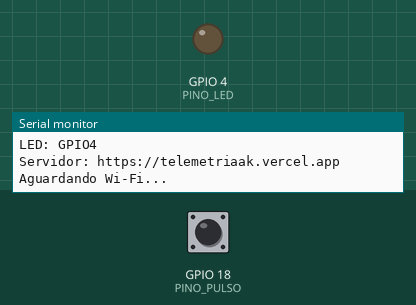
This sketch was run on a simulated ESP32-S3. Parts: output pins drawn as LEDs (lit = HIGH), the last lines printed to the serial monitor. The test bench sets the inputs (shaded band); at power-on: GPIO 18 (PINO_PULSO) HIGH. WiFi joins after 1.5 s; servers stay silent unless stated; uploads are accepted with an empty reply.

Above: at 1.2 s.
1.3 s: GPIO 18 (PINO_PULSO) pulled LOW for 0.15 s
At 1.47 s:
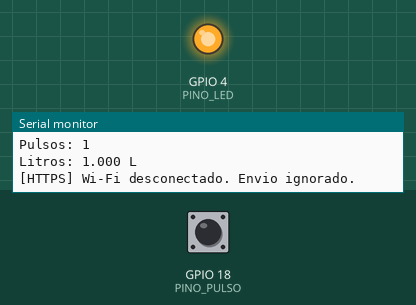
3.0 s: GPIO 18 (PINO_PULSO) pulled LOW for 1 s
At 4.7 s:
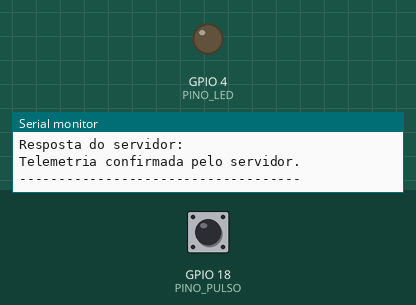
Timing chart, 0 to 6.2 s (numbered marks = the images above; inputs shaded):
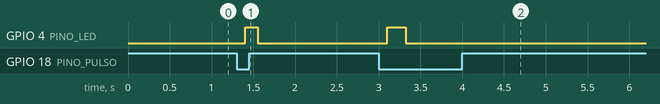

The sketch:

hidro_local.ino
```cpp
/*
 * TELEMETRIA HÍDRICA — PROTÓTIPO LOCAL (ETAPA 03)
 * Firmware de Teste para ESP32-S3 Uno / Dev Module
 *
 * Pinos de Hardware:
 * - GPIO18: Sensor Reed Switch (Borne PINO 1 -> GPIO18, PINO 2 -> GND)
 * - GPIO4:  LED Indicador (Sinalização visual de pulso)
 */

#include <HTTPClient.h>
#include <WiFi.h>
#include <WiFiClientSecure.h>

// ========================================
// CONFIGURACAO DO TESTE
// ========================================

const char *WIFI_SSID = "fsp";
const char *WIFI_PASSWORD = "fsp123456";

// Substitua pelo domínio do seu projeto na Vercel (ex: "telemetria-agua.vercel.app")
const char *SERVER_HOST = "telemetriaak.vercel.app";
const uint16_t SERVER_PORT = 443;

const char *DEVICE_ID = "HIDRO-001";

// ========================================
// CONFIGURAÇÃO DE PINOS E CONSTANTES
// ========================================

const int PINO_PULSO = 18;
const int PINO_LED = 4;

const unsigned long DEBOUNCE_MS = 100;
const unsigned long LED_DURATION_MS = 150;
const unsigned long HEARTBEAT_INTERVAL_MS = 10000;
const unsigned long WIFI_RECONNECT_INTERVAL_MS = 5000;
const uint16_t HTTP_TIMEOUT_MS = 1500;

// Fator temporário de simulação: 1 pulso = 1 litro.
// ATENÇÃO: Este valor é apenas para simulação nesta prova de conceito.
// Substituir futuramente pela constante de calibração real do hidrômetro
// Akvometer.
const float LITERS_PER_PULSE = 1.0f;

// ========================================
// VARIÁVEIS DE ESTADO DO SISTEMA
// ========================================

unsigned long pulseTotal = 0;
int lastPulseState = HIGH;
int consolidatedPulseState = HIGH;
unsigned long lastDebounceTime = 0;

// Controle do LED sem rotina bloqueante
bool ledActive = false;
unsigned long ledStartTime = 0;

// Controle de tempo para Heartbeat e Wi-Fi
unsigned long lastHeartbeatTime = 0;
unsigned long lastWifiAttemptTime = 0;
bool wifiConectadoNotificado = false;

// ========================================
// FUNÇÃO DE ENVIO HTTPS DE TELEMETRIA
// ========================================

bool enviarTelemetria(int pulseDelta) {
  if (WiFi.status() != WL_CONNECTED) {
    Serial.println("[HTTPS] Wi-Fi desconectado. Envio ignorado.");
    return false;
  }

  // 1. Cliente seguro TLS/SSL (Porta 443)
  WiFiClientSecure client;
  client.setInsecure(); // Ignora validação estrita de Root CA para evitar expiração de certificados

  HTTPClient http;
  String url = "https://" + String(SERVER_HOST) + "/api/telemetry";

  // 2. Inicialização segura com o cliente TLS
  http.begin(client, url);
  http.setTimeout(HTTP_TIMEOUT_MS);
  http.addHeader("Content-Type", "application/json");

  float litersTotal = pulseTotal * LITERS_PER_PULSE;
  int rssi = WiFi.RSSI();

  // Montagem do JSON no formato esperado pela API
  String payload = "{";
  payload += "\"device_id\":\"" + String(DEVICE_ID) + "\",";
  payload += "\"pulse_total\":" + String(pulseTotal) + ",";
  payload += "\"pulse_delta\":" + String(pulseDelta) + ",";
  payload += "\"liters_total\":" + String(litersTotal, 2) + ",";
  payload += "\"rssi\":" + String(rssi);
  payload += "}";

  Serial.println("\n------------------------------------");
  Serial.print("Enviando telemetria HTTPS para ");
  Serial.println(url);
  Serial.println("Payload: " + payload);

  int httpResponseCode = http.POST(payload);

  if (httpResponseCode > 0) {
    String response = http.getString();
    Serial.print("HTTP Code: ");
    Serial.println(httpResponseCode);
    Serial.println("Resposta do servidor: " + response);
    Serial.println("Telemetria confirmada pelo servidor.");
    Serial.println("------------------------------------\n");
    http.end();
    return true;
  } else {
    Serial.print("Erro no envio HTTPS: ");
    Serial.println(http.errorToString(httpResponseCode));
    Serial.println("HTTP ERROR - Contador preservado sem alterações.");
    Serial.println("------------------------------------\n");
    http.end();
    return false;
  }
}

// ========================================
// GERENCIAMENTO DA CONEXÃO WI-FI (NÃO BLOQUEANTE)
// ========================================

void verificarWifi() {
  if (WiFi.status() == WL_CONNECTED) {
    if (!wifiConectadoNotificado) {
      Serial.println("\nWIFI CONECTADO");
      Serial.print("SSID: ");
      Serial.println(WIFI_SSID);
      Serial.print("IP ESP32: ");
      Serial.println(WiFi.localIP());
      Serial.print("RSSI: ");
      Serial.print(WiFi.RSSI());
      Serial.println(" dBm");
      Serial.print("Servidor: https://");
      Serial.print(SERVER_HOST);
      Serial.println("/api/telemetry\n");
      wifiConectadoNotificado = true;
    }
    return;
  }

  wifiConectadoNotificado = false;
  unsigned long currentMillis = millis();

  if (currentMillis - lastWifiAttemptTime >= WIFI_RECONNECT_INTERVAL_MS) {
    lastWifiAttemptTime = currentMillis;
    Serial.println("[Wi-Fi] Tentando conectar ao hotspot...");
    WiFi.disconnect();
    WiFi.begin(WIFI_SSID, WIFI_PASSWORD);
  }
}

// ========================================
// INICIALIZAÇÃO
// ========================================

void setup() {
  Serial.begin(115200);

  pinMode(PINO_PULSO, INPUT_PULLUP);
  pinMode(PINO_LED, OUTPUT);
  digitalWrite(PINO_LED, LOW);

  lastPulseState = digitalRead(PINO_PULSO);
  consolidatedPulseState = lastPulseState;

  Serial.println();
  Serial.println("====================================");
  Serial.print("TELEMETRIA HIDRICA - ");
  Serial.println(DEVICE_ID);
  Serial.println("====================================");
  Serial.print("Sensor: GPIO");
  Serial.println(PINO_PULSO);
  Serial.print("LED: GPIO");
  Serial.println(PINO_LED);
  Serial.print("Servidor: https://");
  Serial.println(SERVER_HOST);
  Serial.println("Aguardando Wi-Fi...");

  WiFi.mode(WIFI_STA);
  WiFi.begin(WIFI_SSID, WIFI_PASSWORD);
}

// ========================================
// LOOP PRINCIPAL
// ========================================

void loop() {
  unsigned long currentMillis = millis();

  // 1. Gerenciamento do Wi-Fi sem bloquear o loop
  verificarWifi();

  // 2. Leitura do Sensor com Debounce por Software
  int reading = digitalRead(PINO_PULSO);

  if (reading != lastPulseState) {
    lastDebounceTime = currentMillis;
  }

  if ((currentMillis - lastDebounceTime) > DEBOUNCE_MS) {
    if (reading != consolidatedPulseState) {
      consolidatedPulseState = reading;

      // Transição de HIGH -> LOW = Contato fechado com GND (Pulso Válido)
      if (consolidatedPulseState == LOW) {
        pulseTotal++;
        float litersTotal = pulseTotal * LITERS_PER_PULSE;

        // Acionar LED de confirmação (sem delay)
        digitalWrite(PINO_LED, HIGH);
        ledActive = true;
        ledStartTime = currentMillis;

        Serial.println("------------------------------------");
        Serial.println("PULSO DETECTADO");
        Serial.print("Pulsos: ");
        Serial.println(pulseTotal);
        Serial.print("Litros: ");
        Serial.print(litersTotal, 3);
        Serial.println(" L");

        // Enviar telemetria com delta 1
        enviarTelemetria(1);

        // Resetar timer do heartbeat
        lastHeartbeatTime = currentMillis;
      }
    }
  }

  lastPulseState = reading;

  // 3. Desligar LED após LED_DURATION_MS (sem delay)
  if (ledActive && (currentMillis - ledStartTime >= LED_DURATION_MS)) {
    digitalWrite(PINO_LED, LOW);
    ledActive = false;
  }

  // 4. Heartbeat Periódico (cada 10 segundos)
  if (currentMillis - lastHeartbeatTime >= HEARTBEAT_INTERVAL_MS) {
    lastHeartbeatTime = currentMillis;
    enviarTelemetria(0);
  }
}
```

Measured:
- after the input at 1.3 s, GPIO 4 (PINO_LED): LOW → HIGH after 0.10 s, → LOW 0.15 s later
- after the input at 3.0 s, GPIO 4 (PINO_LED): LOW → HIGH after 0.10 s, → LOW 0.22 s later
